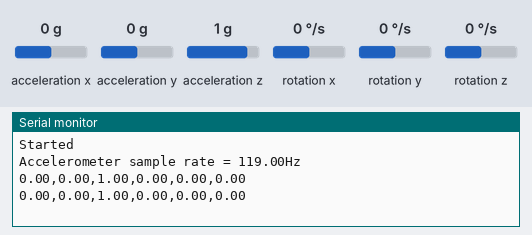
Simulated run of this sketch. Board: Arduino Nano 33 BLE. On the bench: the last lines printed to the serial monitor. Inputs (shaded band) come from the test bench; at power-on: acceleration x 0 g, acceleration y 0 g, acceleration z 1 g, rotation x 0 °/s, rotation y 0 °/s, rotation z 0 °/s.

Above: at 1.8 s.
1.9 s: acceleration x set to -1.4 g
At 2.8 s:
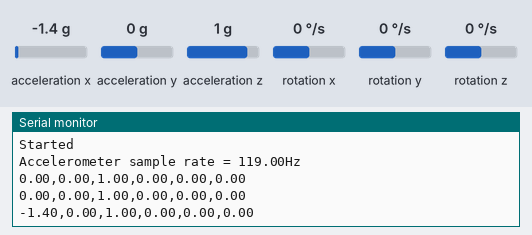
3.4 s: acceleration y set to -1.4 g
At 4.6 s:
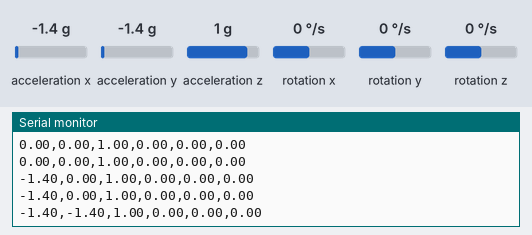
4.9 s: acceleration z set to -1.4 g
At 5.5 s:
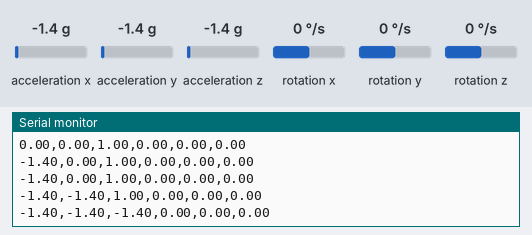
6.4 s: rotation x set to -192 °/s
At 7.7 s:
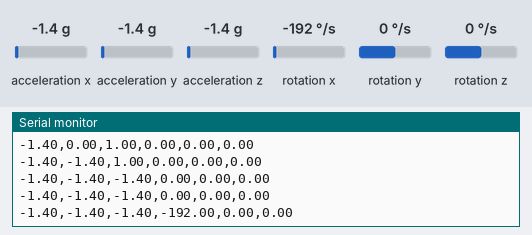
7.9 s: rotation y set to -192 °/s
At 8.8 s:
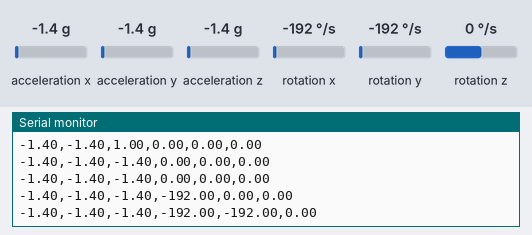

The sketch:

IMUCollect.ino
```cpp
// data collection source file IMUCollect.ino

#include <Arduino_LSM9DS1.h>


void setup() {
  Serial.begin(115200);
  while (!Serial);
  Serial.println("Started");

  if (!IMU.begin()) {
    Serial.println("Failed to initialize IMU!");
    while (1);
  }

  Serial.print("Accelerometer sample rate = ");
  Serial.print(IMU.accelerationSampleRate());
  Serial.println("Hz");
}

void loop() {
  float ax, ay, az, gx, gy, gz;

  if (!IMU.accelerationAvailable() || !IMU.gyroscopeAvailable())
    return;

  IMU.readAcceleration(ax, ay, az);
  IMU.readGyroscope(gx, gy, gz);

  // Serial.print("IMU: ");
  // Serial.print(",");
  Serial.print(ax);//1
  Serial.print(",");
  Serial.print(ay);//2
  Serial.print(",");
  Serial.print(az);//3
  Serial.print(",");
  Serial.print(gx);//4
  Serial.print(",");
  Serial.print(gy);//5
  Serial.print(",");
  Serial.print(gz);//6
  Serial.print("\n");
  delay(1000); // Two Seconds
}
```

Measured:
- after the input at 1.9 s, the serial monitor: prints a new line after 0.11 s (image 1)
- after the input at 3.4 s, the serial monitor: prints a new line after 0.61 s (image 2)
- after the input at 4.9 s, the serial monitor: prints a new line after 0.12 s (image 3)
- after the input at 6.4 s, the serial monitor: prints a new line after 0.62 s (image 4)
- after the input at 7.9 s, the serial monitor: prints a new line after 0.13 s (image 5)
